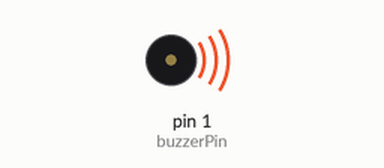
A sketch run on a simulated Arduino Uno, built with avr-gcc and run on an emulated ATmega328P. On the bench: buzzer (waves = sounding).

Above: at 0.1 s.
Timing chart, 0 to 1.6 s (numbered marks = the images above):
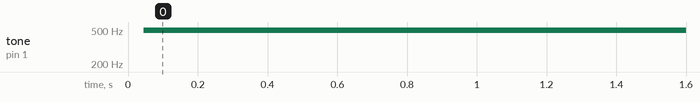

The sketch:

buzzerTest.ino
```cpp
//Am I alive buzzer
#define buzzerPin 1 //this must be a PWM pin in order to make use of the tone library

char notes[] = "cccccccccc"; // a space represents a rest
int beats[] = {1,1,1,1,1,1,4,4,2,1,1,1,1,1,1,4,4,2};


int frequency(char note)
{
  // This function takes a note character (a-g), and returns the
  // corresponding frequency in Hz for the tone() function.

  int i;
  const int numNotes = 8;  // number of notes we're storing

  // The following arrays hold the note characters and their
  // corresponding frequencies. The last "C" note is uppercase
  // to separate it from the first lowercase "c". If you want to
  // add more notes, you'll need to use unique characters.

  // For the "char" (character) type, we put single characters
  // in single quotes.

  char names[] = { 'c', 'd', 'e', 'f', 'g', 'a', 'b', 'C' };
  int frequencies[] = {262, 294, 330, 349, 392, 440, 494, 523};

  // Now we'll search through the letters in the array, and if
  // we find it, we'll return the frequency for that note.

  for (i = 0; i < numNotes; i++)  // Step through the notes
  {
    if (names[i] == note)         // Is this the one?
    {
      return (frequencies[i]);    // Yes! Return the frequency
    }
  }
  return (0); // We looked through everything and didn't find it,
  // but we still need to return a value, so return 0.
}


void setup() {
  pinMode(buzzerPin, OUTPUT);
}

void loop() {
  //tone(buzzerPin, 300, 10000);
  delay(1);
  digitalWrite(buzzerPin, HIGH);
  delay(1);
  digitalWrite(buzzerPin, LOW);
}
```

Measured:
- by itself, tone on pin 1 (buzzerPin): silent → 496 Hz at 0.05 s
